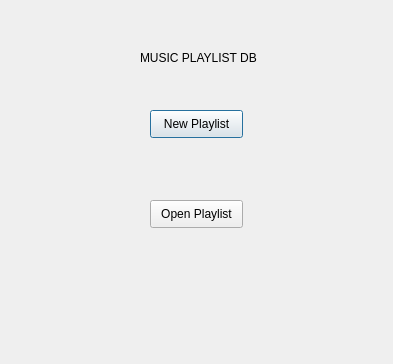
<?xml version="1.0" encoding="UTF-8"?>
<ui version="4.0">
 <class>Dialog</class>
 <widget class="QDialog" name="Dialog">
  <property name="geometry">
   <rect>
    <x>0</x>
    <y>0</y>
    <width>393</width>
    <height>364</height>
   </rect>
  </property>
  <property name="windowTitle">
   <string>Dialog</string>
  </property>
  <widget class="QLabel" name="label">
   <property name="geometry">
    <rect>
     <x>140</x>
     <y>50</y>
     <width>121</width>
     <height>16</height>
    </rect>
   </property>
   <property name="text">
    <string>MUSIC PLAYLIST DB</string>
   </property>
  </widget>
  <widget class="QPushButton" name="pushButton">
   <property name="geometry">
    <rect>
     <x>150</x>
     <y>110</y>
     <width>93</width>
     <height>28</height>
    </rect>
   </property>
   <property name="text">
    <string>New Playlist</string>
   </property>
  </widget>
  <widget class="QPushButton" name="pushButton_2">
   <property name="geometry">
    <rect>
     <x>150</x>
     <y>200</y>
     <width>93</width>
     <height>28</height>
    </rect>
   </property>
   <property name="text">
    <string>Open Playlist</string>
   </property>
  </widget>
 </widget>
 <resources/>
 <connections/>
</ui>
